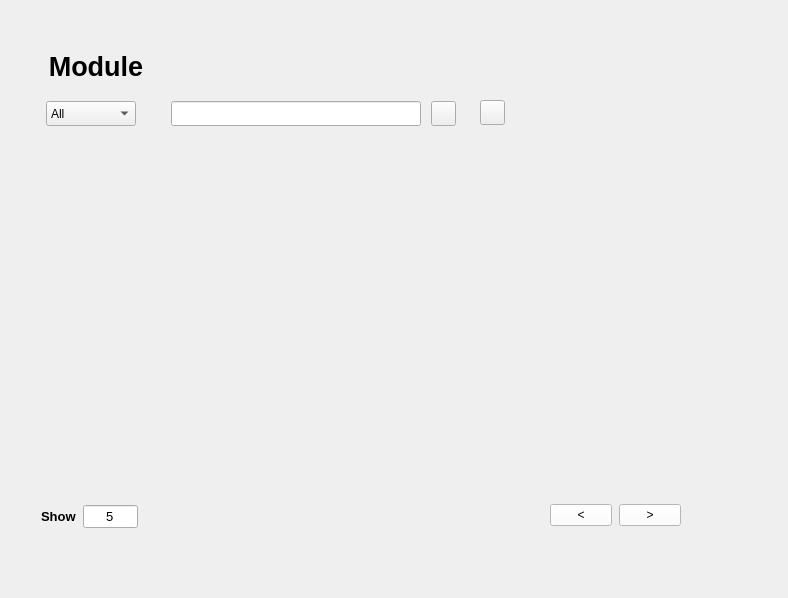
<?xml version="1.0" encoding="UTF-8"?>
<ui version="4.0">
 <class>Frame</class>
 <widget class="QFrame" name="Frame">
  <property name="geometry">
   <rect>
    <x>0</x>
    <y>0</y>
    <width>788</width>
    <height>598</height>
   </rect>
  </property>
  <property name="windowTitle">
   <string>Frame</string>
  </property>
  <widget class="QWidget" name="verticalLayoutWidget">
   <property name="geometry">
    <rect>
     <x>40</x>
     <y>150</y>
     <width>641</width>
     <height>341</height>
    </rect>
   </property>
   <layout class="QVBoxLayout" name="verticalLayout"/>
  </widget>
  <widget class="QWidget" name="layoutWidget_3">
   <property name="geometry">
    <rect>
     <x>41</x>
     <y>501</y>
     <width>97</width>
     <height>31</height>
    </rect>
   </property>
   <layout class="QHBoxLayout" name="horizontalLayout">
    <item>
     <widget class="QLabel" name="label_4">
      <property name="font">
       <font>
        <pointsize>10</pointsize>
        <weight>75</weight>
        <bold>true</bold>
       </font>
      </property>
      <property name="text">
       <string>Show</string>
      </property>
     </widget>
    </item>
    <item>
     <widget class="QLineEdit" name="lineEdit_2">
      <property name="font">
       <font>
        <pointsize>10</pointsize>
       </font>
      </property>
      <property name="text">
       <string>5</string>
      </property>
      <property name="alignment">
       <set>Qt::AlignCenter</set>
      </property>
     </widget>
    </item>
   </layout>
  </widget>
  <widget class="QComboBox" name="comboBox">
   <property name="geometry">
    <rect>
     <x>46</x>
     <y>101</y>
     <width>90</width>
     <height>25</height>
    </rect>
   </property>
   <item>
    <property name="text">
     <string>All</string>
    </property>
   </item>
   <item>
    <property name="text">
     <string>In Progress</string>
    </property>
   </item>
   <item>
    <property name="text">
     <string>Future</string>
    </property>
   </item>
   <item>
    <property name="text">
     <string>Past</string>
    </property>
   </item>
   <item>
    <property name="text">
     <string>Starred</string>
    </property>
   </item>
  </widget>
  <widget class="QWidget" name="layoutWidget">
   <property name="geometry">
    <rect>
     <x>550</x>
     <y>500</y>
     <width>131</width>
     <height>30</height>
    </rect>
   </property>
   <layout class="QHBoxLayout" name="horizontalLayout_3">
    <property name="spacing">
     <number>7</number>
    </property>
    <item>
     <widget class="QPushButton" name="pushButton_3">
      <property name="sizePolicy">
       <sizepolicy hsizetype="Minimum" vsizetype="Fixed">
        <horstretch>40</horstretch>
        <verstretch>0</verstretch>
       </sizepolicy>
      </property>
      <property name="styleSheet">
       <string notr="true">background-color:rgb(255, 255, 255)</string>
      </property>
      <property name="text">
       <string>&lt;</string>
      </property>
     </widget>
    </item>
    <item>
     <widget class="QPushButton" name="pushButton_2">
      <property name="sizePolicy">
       <sizepolicy hsizetype="Minimum" vsizetype="Fixed">
        <horstretch>40</horstretch>
        <verstretch>0</verstretch>
       </sizepolicy>
      </property>
      <property name="styleSheet">
       <string notr="true">background-color:rgb(255, 255, 255)</string>
      </property>
      <property name="text">
       <string>&gt;</string>
      </property>
     </widget>
    </item>
   </layout>
  </widget>
  <widget class="QToolButton" name="toolButton_4">
   <property name="geometry">
    <rect>
     <x>431</x>
     <y>101</y>
     <width>25</width>
     <height>25</height>
    </rect>
   </property>
   <property name="styleSheet">
    <string notr="true">border-image:url(:/all/images/searchIcon.png)</string>
   </property>
   <property name="text">
    <string/>
   </property>
  </widget>
  <widget class="QLineEdit" name="lineEdit">
   <property name="geometry">
    <rect>
     <x>171</x>
     <y>101</y>
     <width>250</width>
     <height>25</height>
    </rect>
   </property>
  </widget>
  <widget class="QLabel" name="label">
   <property name="geometry">
    <rect>
     <x>41</x>
     <y>51</y>
     <width>110</width>
     <height>30</height>
    </rect>
   </property>
   <property name="font">
    <font>
     <pointsize>20</pointsize>
     <weight>75</weight>
     <bold>true</bold>
    </font>
   </property>
   <property name="text">
    <string>Module</string>
   </property>
   <property name="alignment">
    <set>Qt::AlignCenter</set>
   </property>
  </widget>
  <widget class="QToolButton" name="toolButton_5">
   <property name="geometry">
    <rect>
     <x>480</x>
     <y>100</y>
     <width>25</width>
     <height>25</height>
    </rect>
   </property>
   <property name="styleSheet">
    <string notr="true">border-image:url(:/all/images/printIcon.png)</string>
   </property>
   <property name="text">
    <string/>
   </property>
  </widget>
 </widget>
 <resources>
  <include location="../images.qrc"/>
 </resources>
 <connections/>
</ui>
